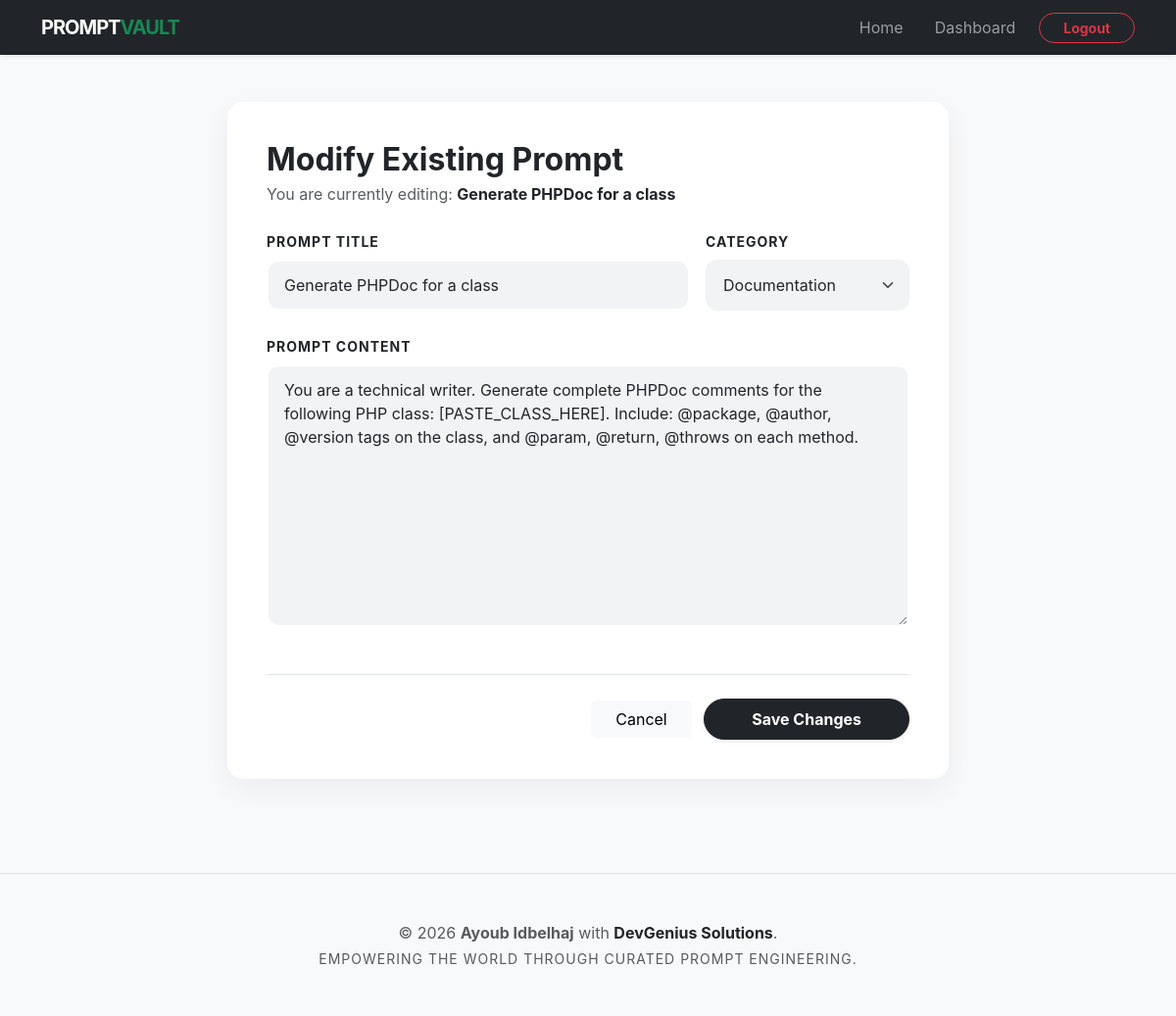
The app's page /app/edit-prompt.php?id=5 (signed in) with its own data.
### tables this page shows
CREATE TABLE prompts (
    id          INT UNSIGNED NOT NULL AUTO_INCREMENT,  
    title       VARCHAR(200) NOT NULL,  
    content     TEXT         NOT NULL,  
    user_id     INT UNSIGNED NOT NULL,  
    category_id INT UNSIGNED NOT NULL,  
    created_at  DATETIME     NOT NULL DEFAULT CURRENT_TIMESTAMP,  
    updated_at  DATETIME     NOT NULL DEFAULT CURRENT_TIMESTAMP ON UPDATE CURRENT_TIMESTAMP,  
    PRIMARY KEY (id),

     
    CONSTRAINT fk_prompts_user     FOREIGN KEY (user_id)     REFERENCES users(id)      ON DELETE CASCADE,
     
    CONSTRAINT fk_prompts_category FOREIGN KEY (category_id) REFERENCES categories(id) ON DELETE RESTRICT
);

CREATE TABLE categories (
    id         INT UNSIGNED NOT NULL AUTO_INCREMENT,  
    name       VARCHAR(100) NOT NULL UNIQUE,  
    created_at DATETIME     NOT NULL DEFAULT CURRENT_TIMESTAMP,  
    PRIMARY KEY (id)
);

### app/edit-prompt.php (the view, shortened to what this page needs)
<?php
require_once dirname(__DIR__) . '/config/db.php';
$p_id = $_GET['id'];
$u_id = $_SESSION['user_id'];
try {
    $roleStmt = $pdo->prepare("SELECT role FROM users WHERE id = ?");
    $roleStmt->execute([$u_id]);
    $currentUser = $roleStmt->fetch();
    $isAdmin = ($currentUser && $currentUser['role'] === 'admin');
} catch (PDOException $e) {
    die("Role check failed.");
}
try {
    $catStmt = $pdo->query("SELECT id, name FROM categories ORDER BY name ASC");
    $categories = $catStmt->fetchAll();
} catch (PDOException $e) {
    $error = "Failed to load categories.";
}
try {
    if ($isAdmin) {
        $stmt = $pdo->prepare("SELECT * FROM prompts WHERE id = ?");
        $stmt->execute([$p_id]);
    } else {
        $stmt = $pdo->prepare("SELECT * FROM prompts WHERE id = ? AND user_id = ?");
        $stmt->execute([$p_id, $u_id]);
    }
    $prompt = $stmt->fetch();
} catch (PDOException $e) {
    die("Database failure: " . $e->getMessage());
}
require_once dirname(__DIR__) . '/includes/header.php';
?>
<div class="container py-5">
    <div class="row justify-content-center">
        <div class="col-lg-8">
            <div class="card shadow rounded-4 border-0 p-4">
                <div class="card-body">
                    <h2 class="fw-bold mb-1">Modify Existing Prompt</h2>
                    <p class="text-muted mb-4">You are currently editing: <span class="fw-bold text-dark"><?php echo htmlspecialchars($prompt['title']); ?></span></p>
                    <form action="edit-prompt.php?id=<?php echo $p_id; ?>" method="POST">
                        <div class="row g-3">
                            <div class="col-md-8">
                                <label for="title" class="form-label fw-bold small text-uppercase letter-spacing-1">Prompt Title</label>
                                <input type="text" name="title" id="title" class="form-control" value="<?php echo htmlspecialchars($prompt['title']); ?>" required>
                            </div>
                            <div class="col-md-4">
                                <label for="category_id" class="form-label fw-bold small text-uppercase letter-spacing-1">Category</label>
                                <select name="category_id" id="category_id" class="form-select" required>
                                    <?php foreach ($categories as $cat): ?>
                                        <option value="<?php echo $cat['id']; ?>" <?php echo ($cat['id'] == $prompt['category_id']) ? 'selected' : ''; ?>>
                                            <?php echo htmlspecialchars($cat['name']); ?>
                                        </option>
                                    <?php endforeach; ?>
                                </select>
                            </div>
                            <div class="col-12 mt-4">
                                <label for="content" class="form-label fw-bold small text-uppercase letter-spacing-1">Prompt Content</label>
                                <textarea name="content" id="content" rows="10" class="form-control" required><?php echo htmlspecialchars($prompt['content']); ?></textarea>
                            </div>
                        </div>
                        <div class="mt-5 border-top pt-4 text-end">
                            <a href="dashboard.php" class="btn btn-light px-4 me-2">Cancel</a>
                            <button type="submit" class="btn btn-dark px-5 py-2 fw-bold rounded-pill shadow-sm">Save Changes</button>
                        </div>
                    </form>
                </div>
            </div>
        </div>
    </div>
</div>
<?php
require_once dirname(__DIR__) . '/includes/footer.php';
?>

### style/main.css (style rules this page uses)
:root { --primary-color: #198754; --primary-dark: #146c43; --dark-color: #212529; --accent-color: #76fc58; --bg-light: #f8f9fa; --card-shadow: 0 10px 30px rgba(0, 0, 0, 0.05); --card-shadow-hover: 0 15px 45px rgba(0, 0, 0, 0.1); }
html { scroll-behavior: smooth; height: 100%; }
body { background-color: var(--bg-light); font-family: 'Inter', system-ui, -apple-system, sans-serif; color: var(--dark-color); display: flex; flex-direction: column; min-height: 100vh; }
.letter-spacing-1 { letter-spacing: 1px; }
.card { transition: all 0.3s ease; }
.card.shadow { box-shadow: var(--card-shadow) !important; }
.form-control, .form-select { padding: 12px 16px; border-radius: 12px; border: 2px solid transparent; background-color: #f1f3f5; transition: all 0.2s ease; }

### records on screen
prompts: title "Generate PHPDoc for a class", category_id "Documentation", content "You are a technical writer. Generate complete PHPDoc comments for the following PHP class: [PASTE_CLASS_HERE]. Include: @package, @author, @version tags on the class, and @param, @return, @throws on each method."
